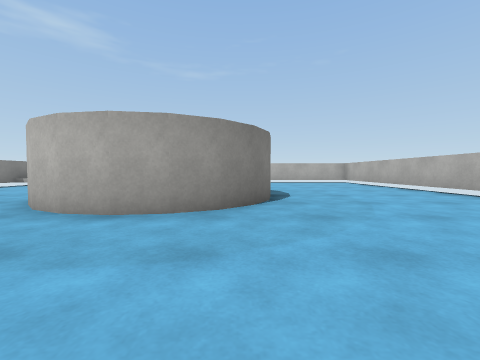
View 1 (above)

16 first-person views from a walk through a Unity game level. The camera is 0.67 m above the floor, tilts 2° down and sees 90° across. The floor is counted in squares, 1 m on a side. Each view is taken from the middle of a square. On the plan, view 1 faces up. The plan holds only what a view shows up to about 9 squares ahead; the rest is blank. The player is left out. Surface patterns are stand-ins for the level's own textures.

View 2
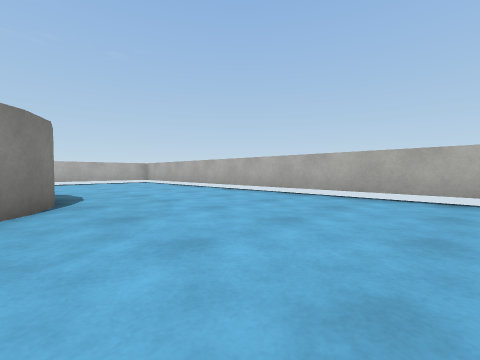

View 3
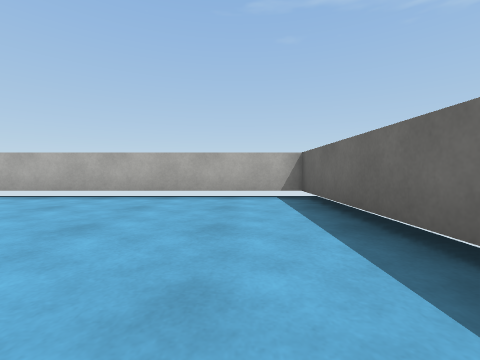

View 4
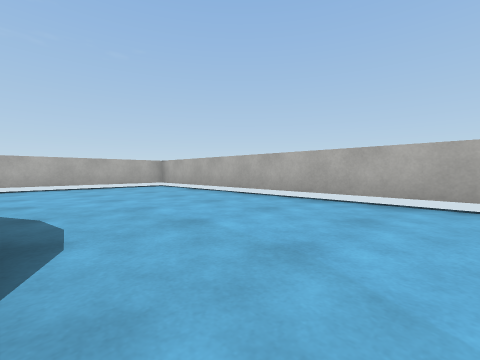

View 5
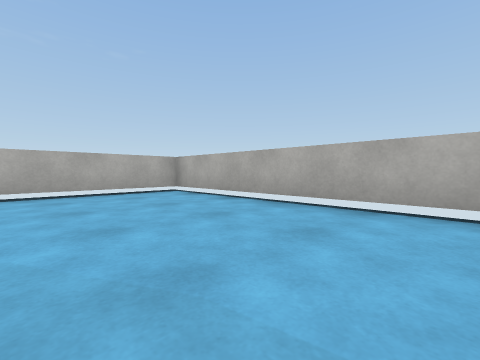

View 6
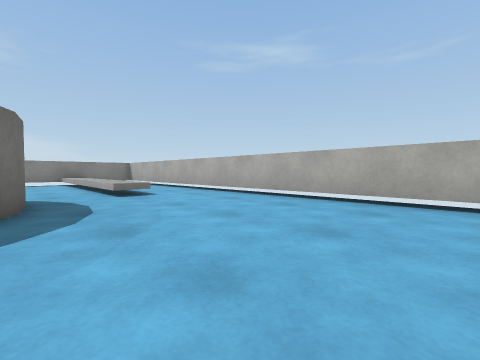

View 7
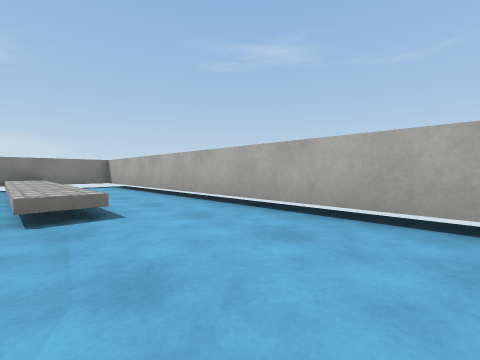

View 8
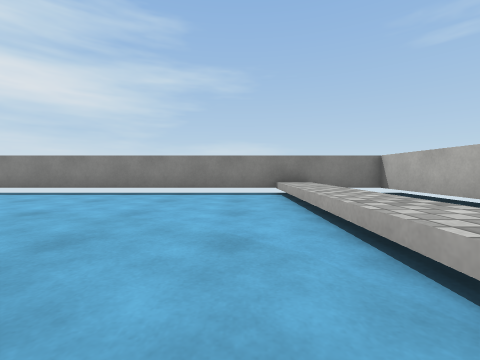

View 9
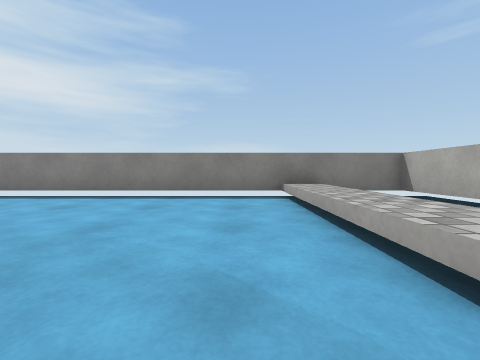

View 10
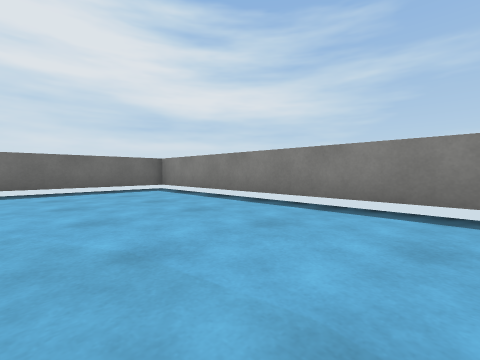

View 11
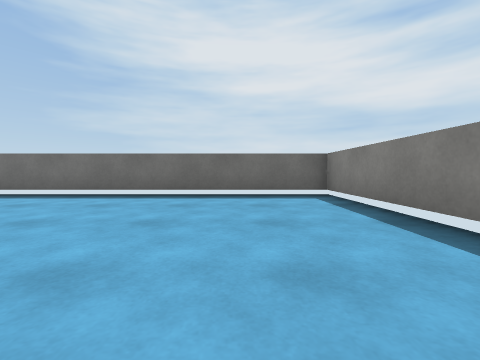

View 12
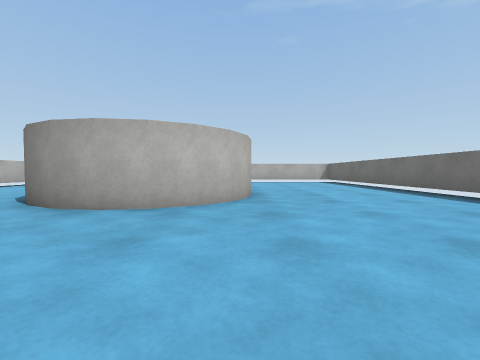

View 13
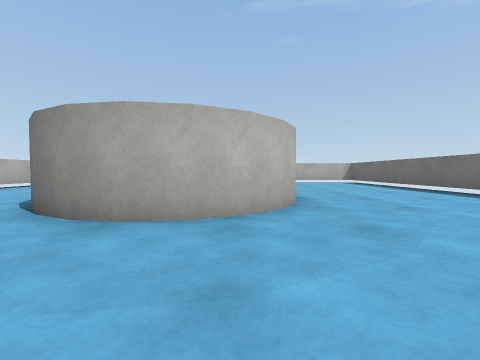

View 14
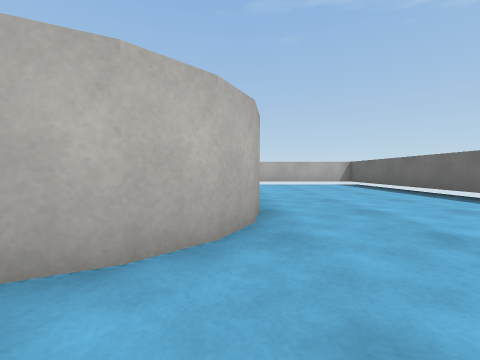

View 15
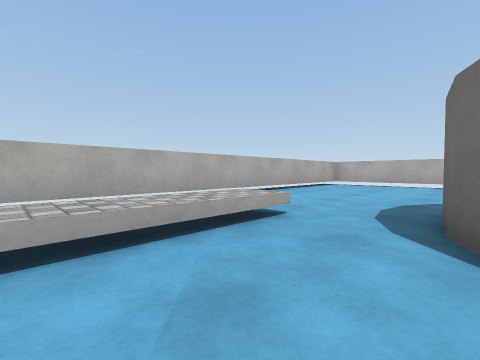

View 16
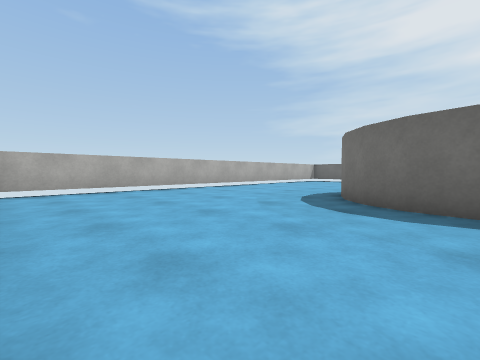

### Floor plan
Key: @ floor where view 1 was taken; # wall or solid block; . floor; ^ raised ledge.
Columns run from 11 left of view 1 to 7 right of it. Each row starts with its distance up from view 1.
 15  ##################
 14 #  ...............#
 13 #   ..............#
 12 #^^^^^^^^.........#
 11 #^^^^^^^^.........#
 10 #.................#
  9 #.......###.......#
  8 #......## ##......#
  7 #.....##   ##.....#
  6 #.....##   ##.....#
  5 #......## ##......#
  4 #.......###.......#
  3 #.................#
  2 #.................#
  1 #.................#
  0 #..........@......#
 -1 #.................#
 -2 ###################

Positions as (right, up) in squares from view 1, and headings:
1: (0, 0), facing up
2: (0, 0), facing up-right
3: (0, 0), facing right
4: (1, 4), facing up-right
5: (2, 7), facing up-right
6: (4, 9), facing up-left
7: (1, 11), facing up-left
8: (-3, 10), facing left
9: (-4, 10), facing left
10: (-6, 7), facing down-left
11: (-8, 5), facing down
12: (-9, 4), facing right
13: (-8, 5), facing right
14: (-6, 4), facing right
15: (-6, 9), facing up-right
16: (-2, 14), facing down-right
